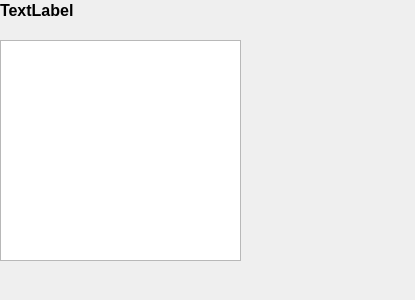
<?xml version="1.0" encoding="UTF-8"?>
<ui version="4.0">
 <class>Dialog</class>
 <widget class="QDialog" name="Dialog">
  <property name="geometry">
   <rect>
    <x>0</x>
    <y>0</y>
    <width>415</width>
    <height>300</height>
   </rect>
  </property>
  <property name="windowTitle">
   <string>Ship</string>
  </property>
  <widget class="QLabel" name="lblShipName">
   <property name="geometry">
    <rect>
     <x>0</x>
     <y>0</y>
     <width>401</width>
     <height>21</height>
    </rect>
   </property>
   <property name="font">
    <font>
     <pointsize>12</pointsize>
     <weight>75</weight>
     <bold>true</bold>
    </font>
   </property>
   <property name="text">
    <string>TextLabel</string>
   </property>
  </widget>
  <widget class="QGraphicsView" name="graphShip">
   <property name="geometry">
    <rect>
     <x>0</x>
     <y>40</y>
     <width>241</width>
     <height>221</height>
    </rect>
   </property>
  </widget>
 </widget>
 <resources/>
 <connections/>
</ui>
